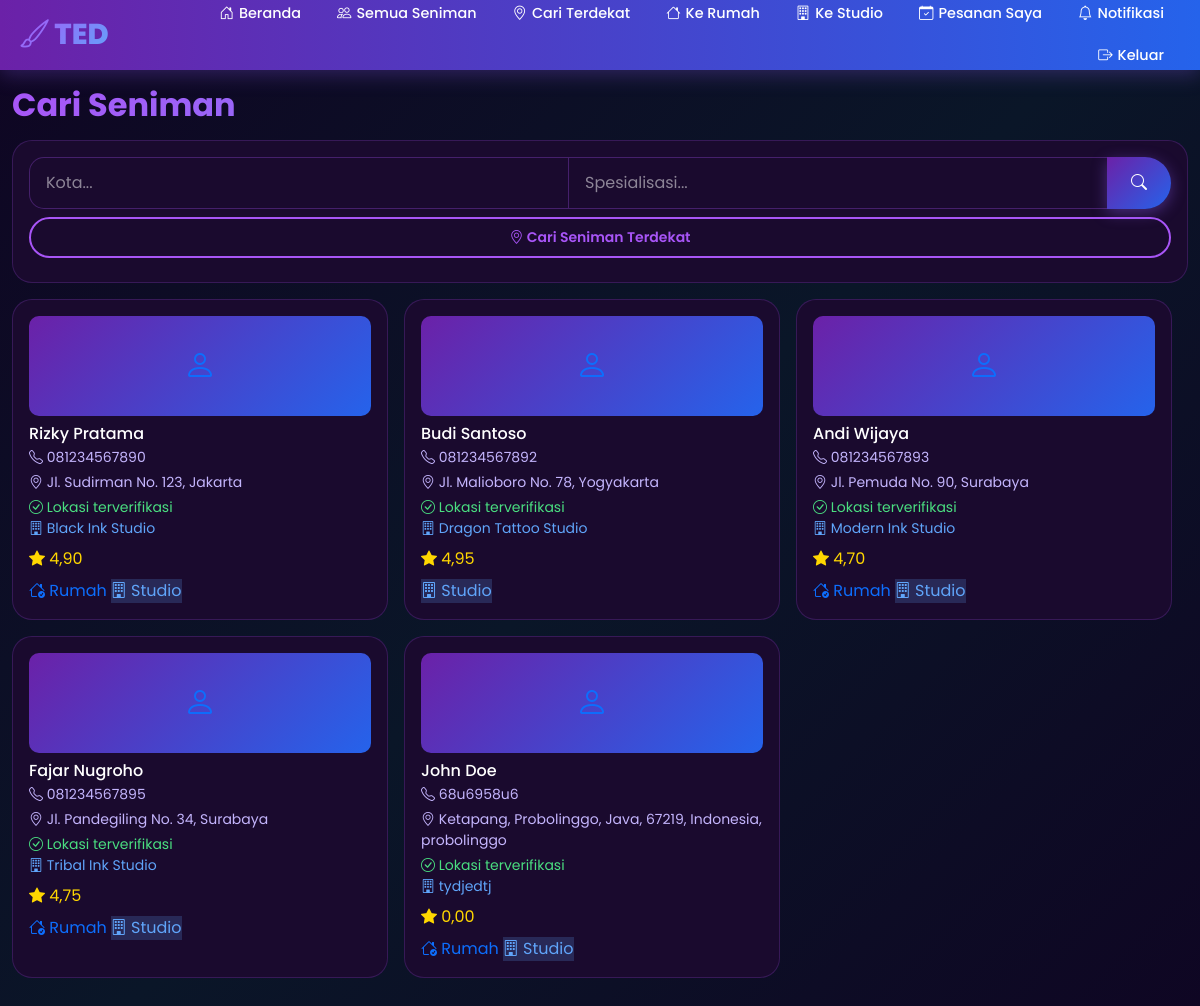
The page /artists/ (signed in) on the database its author committed.
### tedapp/models.py (models this page shows, shortened)
class Artist(models.Model):
    user = models.OneToOneField(User, on_delete=models.CASCADE, null=True, blank=True, related_name='artist_profile')
    name = models.CharField(max_length=200)
    nickname = models.CharField(max_length=100)
    photo = models.ImageField(upload_to='artists/', blank=True, null=True)
    phone = models.CharField(max_length=20)
    email = models.EmailField(blank=True)
    address = models.CharField(max_length=300)
    city = models.CharField(max_length=100)
    latitude = models.DecimalField(max_digits=9, decimal_places=6, null=True, blank=True)
    longitude = models.DecimalField(max_digits=9, decimal_places=6, null=True, blank=True)
    current_latitude = models.DecimalField(max_digits=9, decimal_places=6, null=True, blank=True, help_text='Lokasi saat ini (mobile tracking)')
    current_longitude = models.DecimalField(max_digits=9, decimal_places=6, null=True, blank=True, help_text='Lokasi saat ini (mobile tracking)')
    description = models.TextField()
    specializations = models.CharField(max_length=300)
    experience_years = models.IntegerField(default=0)
    rating = models.DecimalField(max_digits=3, decimal_places=2, default=0)
    total_reviews = models.IntegerField(default=0)
    is_available_home = models.BooleanField(default=True)
    is_available_studio = models.BooleanField(default=True)
    home_service_fee = models.DecimalField(max_digits=10, decimal_places=0, default=0)
    studio_name = models.CharField(max_length=200, blank=True)
    studio_address = models.CharField(max_length=300, blank=True)
    service_radius_km = models.DecimalField(max_digits=5, decimal_places=2, default=20, help_text='Radius layanan dalam km')
    is_verified = models.BooleanField(default=False)
    is_active = models.BooleanField(default=True)
    is_online = models.BooleanField(default=False, help_text='Artist sedang online/menerima order')
    payment_gopay = models.CharField(max_length=30, blank=True, help_text='Nomor GoPay')
    payment_ovo = models.CharField(max_length=30, blank=True, help_text='Nomor OVO')
    payment_dana = models.CharField(max_length=30, blank=True, help_text='Nomor DANA')
    payment_shopeepay = models.CharField(max_length=30, blank=True, help_text='Nomor ShopeePay')
    payment_transfer = models.CharField(max_length=50, blank=True, help_text='Nomor Rekening Transfer Bank')
    payment_bank_name = models.CharField(max_length=50, blank=True, help_text='Nama Bank')
    created_at = models.DateTimeField(auto_now_add=True)
    @property
    def has_location(self):
        return bool(self.latitude and self.longitude)

### tedapp/views.py (the view, shortened to what this page needs)
# urls.py: path('artists/', views.artists, name='artists'),
def artists(request):
    lat = request.GET.get('lat')
    lng = request.GET.get('lng')
    radius = request.GET.get('radius', 20)
    city = request.GET.get('city', '')
    specialty = request.GET.get('specialty', '')
    service_type = request.GET.get('service_type', '')
    artists_list = Artist.objects.filter(is_active=True, is_online=True)
    if city:
        artists_list = artists_list.filter(city__icontains=city)
    if specialty:
        artists_list = artists_list.filter(specializations__icontains=specialty)
    context = {
        'artists': artists_list,
        'cities': Artist.objects.filter(is_active=True).values_list('city', flat=True).distinct(),
        'user_lat': lat,
        'user_lng': lng,
    }
    return render(request, 'tedapp/artists.html', context)

### tedapp/templates/tedapp/artists.html (shortened to what this page needs)
{% extends 'tedapp/base.html' %}
{% load static %}
{% load custom_filters %}
{% block extra_css %}
<link rel="stylesheet" href="{% static 'artists.css' %}" />
{% endblock %}
{% block content %}
<div class="container py-3">
    <h2 class="section-title mb-3">Cari Seniman</h2>
    <div class="card-ted p-3 mb-3">
        <form method="GET" action="{% url 'artists' %}">
            <div class="input-group">
                <input type="text" name="city" class="form-control" placeholder="Kota..." value="{{ request.GET.city }}">
                <input type="text" name="specialty" class="form-control" placeholder="Spesialisasi..." value="{{ request.GET.specialty }}">
                <button type="submit" class="btn btn-ted-primary">
                    <i class="bi bi-search"></i>
                </button>
            </div>
        </form>
        <button class="btn btn-ted-secondary btn-sm w-100 mt-2" onclick="ArtistsPage.requestLocationAndSearch()">
            <i class="bi bi-geo-alt"></i> Cari Seniman Terdekat
        </button>
    </div>
    <div id="artistList">
        <div class="row g-3">
            {% for artist in artists %}
            <div class="col-6 col-md-4">
                <a href="{% url 'artist_detail' artist.id %}" class="text-decoration-none">
                    <div class="card-ted p-3 h-100">
                        {% if artist.photo %}
                        <img src="{{ artist.photo.url }}" class="w-100 mb-2" style="height: 100px; object-fit: cover; border-radius: 10px;" alt="{{ artist.name }}">
                        {% else %}
                        <div class="d-flex align-items-center justify-content-center mb-2" style="height: 100px; background: linear-gradient(135deg, var(--primary-purple) 0%, var(--primary-blue) 100%); border-radius: 10px;">
                            <i class="bi bi-person fs-2"></i>
                        </div>
                        {% endif %}
                        <h6 class="mb-1 text-white">{{ artist.name }}</h6>
                        <small class="d-block mb-1" style="color: var(--text-secondary);">
                            <i class="bi bi-telephone"></i> {{ artist.phone }}
                        </small>
                        <small class="d-block mb-1" style="color: var(--text-secondary);">
                            <i class="bi bi-geo-alt"></i> {{ artist.address }}, {{ artist.city }}
                        </small>
                        {% if artist.has_location %}
                        <small class="d-block" style="color: #4ade80;">
                            <i class="bi bi-check-circle"></i> Lokasi terverifikasi
                        </small>
                        {% else %}
                        <small class="d-block" style="color: #f87171;">
                            <i class="bi bi-exclamation-triangle"></i> Lokasi belum di-set
                        </small>
                        {% endif %}
                        {% if artist.studio_name %}
                        <small class="d-block mb-1" style="color: var(--accent-blue);">
                            <i class="bi bi-building"></i> {{ artist.studio_name }}
                        </small>
                        {% endif %}
                        <div class="mt-2">
                            <span class="rating-stars"><i class="bi bi-star-fill"></i> {{ artist.rating }}</span>
                        </div>
                        <div class="d-flex flex-wrap gap-1 mt-2">
                            {% if artist.is_available_home %}
                            <span class="service-badge"><i class="bi bi-house-check"></i> Rumah</span>
                            {% endif %}
                            {% if artist.is_available_studio %}
                            <span class="service-badge" style="background: rgba(96, 165, 250, 0.2); color: var(--accent-blue);"><i class="bi bi-building"></i> Studio</span>
                            {% endif %}
                        </div>
                    </div>
                </a>
            </div>
            {% empty %}
            <div class="col-12 text-center py-5">
                <i class="bi bi-emoji-frown fs-1" style="color: var(--accent-purple);"></i>
                <h5 class="mt-3">Tidak ditemukan</h5>
                <p style="color: var(--text-secondary);">Coba ubah filter pencarian</p>
            </div>
            {% endfor %}
        </div>
    </div>
</div>
{% endblock %}

### static/base.css (style rules this page uses)
:root { --primary-purple: #6B21A8; --primary-purple-light: #9333EA; --primary-purple-dark: #581C87; --primary-blue: #2563EB; --primary-blue-light: #3B82F6; --primary-blue-dark: #1D4ED8; --accent-purple: #A855F7; --accent-blue: #60A5FA; --dark-bg: #0F0523; --card-bg: #1A0A2E; --text-primary: #FFFFFF; --text-secondary: #C4B5FD; --safe-area-bottom: env(safe-area-inset-bottom, 0px); }
* { margin: 0; padding: 0; box-sizing: border-box; -webkit-tap-highlight-color: transparent; -webkit-touch-callout: none; -webkit-user-select: none; user-select: none; }
html { overflow-x: hidden !important; max-width: 100vw !important; width: 100% !important; touch-action: pan-y pinch-zoom; }
body { font-family: 'Poppins', sans-serif; background: linear-gradient(135deg, var(--dark-bg) 0%, #0A1628 50%, var(--dark-bg) 100%); color: var(--text-primary); min-height: 100vh; overflow-x: hidden !important; overflow-y: auto; -webkit-overflow-scrolling: touch; padding-top: 70px; padding-bottom: 20px; max-width: 100%; width: 100%; touch-action: pan-y; }
.container, .row, section, article, main, nav, header, footer { max-width: 100%; overflow-x: hidden; }
@media (min-width: 1025px) { body { padding-bottom: 72px; } }
@media (min-width: 1025px) { body { padding-top: 70px; } }
@media (min-width: 1025px) { .container { max-width: 1200px; } }
.btn-ted-primary { background: linear-gradient(135deg, var(--primary-purple) 0%, var(--primary-blue) 100%); border: none; color: white; font-weight: 600; padding: 0.6rem 1.5rem; border-radius: 50px; transition: all 0.3s ease; box-shadow: 0 4px 15px rgba(139, 92, 246, 0.4); }
.btn-ted-secondary { background: transparent; border: 2px solid var(--accent-purple); color: var(--accent-purple); font-weight: 600; padding: 0.5rem 1.5rem; border-radius: 50px; transition: all 0.3s ease; }
.card-ted { background: var(--card-bg); border: 1px solid rgba(168, 85, 247, 0.2); border-radius: 20px; overflow: hidden; transition: all 0.3s ease; }
.section-title { font-weight: 700; background: linear-gradient(135deg, var(--accent-purple) 0%, var(--accent-blue) 100%); -webkit-background-clip: text; -webkit-text-fill-color: transparent; background-clip: text; }
.form-control { background: var(--card-bg); border: 1px solid rgba(168, 85, 247, 0.3); color: var(--text-primary); border-radius: 15px; padding: 0.8rem 1rem; }
.form-control::placeholder { color: rgba(255, 255, 255, 0.5); }
.rating-stars { color: #FFD700; }

### rows shown on the page
Artist: name "Rizky Pratama", phone "081234567890", address "Jl. Sudirman No. 123", city "Jakarta", latitude "Lokasi terverifikasi", studio_name "Black Ink Studio", rating "4,90", is_available_home True (drawn), is_available_studio True (drawn)
Artist: name "Budi Santoso", phone "081234567892", address "Jl. Malioboro No. 78", city "Yogyakarta", latitude "Lokasi terverifikasi", studio_name "Dragon Tattoo Studio", rating "4,95", is_available_studio True (drawn)
Artist: name "Andi Wijaya", phone "081234567893", address "Jl. Pemuda No. 90", city "Surabaya", latitude "Lokasi terverifikasi", studio_name "Modern Ink Studio", rating "4,70", is_available_home True (drawn), is_available_studio True (drawn)
Artist: name "Fajar Nugroho", phone "081234567895", address "Jl. Pandegiling No. 34", city "Surabaya", latitude "Lokasi terverifikasi", studio_name "Tribal Ink Studio", rating "4,75", is_available_home True (drawn), is_available_studio True (drawn)
Artist: name "John Doe", phone "68u6958u6", address "Ketapang, Probolinggo, Java, 67219, Indonesia", city "probolinggo", latitude "Lokasi terverifikasi", studio_name "tydjedtj", rating "0,00", is_available_home True (drawn), is_available_studio True (drawn)
